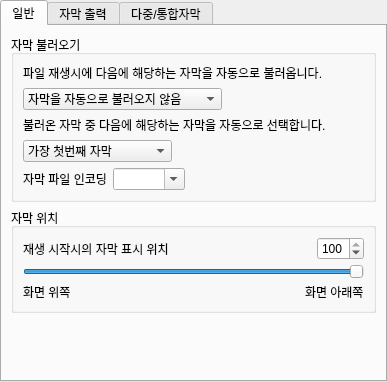
<ui version="4.0" >
 <class>Pref::Ui::SubtitleWidget</class>
 <widget class="QWidget" name="Pref::Ui::SubtitleWidget" >
  <property name="geometry" >
   <rect>
    <x>0</x>
    <y>0</y>
    <width>387</width>
    <height>382</height>
   </rect>
  </property>
  <property name="windowTitle" >
   <string>Form</string>
  </property>
  <layout class="QVBoxLayout" >
   <property name="spacing" >
    <number>0</number>
   </property>
   <property name="margin" >
    <number>0</number>
   </property>
   <item>
    <widget class="QTabWidget" name="tabs" >
     <property name="currentIndex" >
      <number>0</number>
     </property>
     <widget class="QWidget" name="tab" >
      <attribute name="title" >
       <string>일반</string>
      </attribute>
      <layout class="QVBoxLayout" name="verticalLayout_4" >
       <item>
        <widget class="QGroupBox" name="auto_load_group" >
         <property name="title" >
          <string>자막 불러오기</string>
         </property>
         <property name="checkable" >
          <bool>false</bool>
         </property>
         <layout class="QVBoxLayout" name="verticalLayout_3" >
          <item>
           <widget class="QLabel" name="label" >
            <property name="text" >
             <string>파일 재생시에 다음에 해당하는 자막을 자동으로 불러옵니다.</string>
            </property>
           </widget>
          </item>
          <item>
           <layout class="QHBoxLayout" >
            <property name="spacing" >
             <number>0</number>
            </property>
            <item>
             <widget class="QComboBox" name="auto_load_combo" >
              <property name="sizeAdjustPolicy" >
               <enum>QComboBox::AdjustToContents</enum>
              </property>
              <item>
               <property name="text" >
                <string>자막을 자동으로 불러오지 않음</string>
               </property>
              </item>
              <item>
               <property name="text" >
                <string>파일과 같은 이름의 자막</string>
               </property>
              </item>
              <item>
               <property name="text" >
                <string>파일 이름을 포함하는 모든 자막</string>
               </property>
              </item>
              <item>
               <property name="text" >
                <string>파일과 같은 경로에 있는 모든 자막</string>
               </property>
              </item>
             </widget>
            </item>
            <item>
             <spacer>
              <property name="orientation" >
               <enum>Qt::Horizontal</enum>
              </property>
              <property name="sizeHint" stdset="0" >
               <size>
                <width>0</width>
                <height>0</height>
               </size>
              </property>
             </spacer>
            </item>
           </layout>
          </item>
          <item>
           <widget class="QLabel" name="label_2" >
            <property name="text" >
             <string>불러온 자막 중 다음에 해당하는 자막을 자동으로 선택합니다.</string>
            </property>
           </widget>
          </item>
          <item>
           <layout class="QHBoxLayout" >
            <property name="spacing" >
             <number>0</number>
            </property>
            <item>
             <widget class="QComboBox" name="auto_select_combo" >
              <property name="sizeAdjustPolicy" >
               <enum>QComboBox::AdjustToContents</enum>
              </property>
              <item>
               <property name="text" >
                <string>가장 첫번째 자막</string>
               </property>
              </item>
              <item>
               <property name="text" >
                <string>파일과 같은 이름의 자막</string>
               </property>
              </item>
              <item>
               <property name="text" >
                <string>불러온 모든 자막</string>
               </property>
              </item>
              <item>
               <property name="text" >
                <string>모든 다른 언어</string>
               </property>
              </item>
             </widget>
            </item>
            <item>
             <spacer>
              <property name="orientation" >
               <enum>Qt::Horizontal</enum>
              </property>
              <property name="sizeHint" stdset="0" >
               <size>
                <width>0</width>
                <height>0</height>
               </size>
              </property>
             </spacer>
            </item>
           </layout>
          </item>
          <item>
           <layout class="QHBoxLayout" name="horizontalLayout_2" >
            <item>
             <widget class="QLabel" name="label_5" >
              <property name="text" >
               <string>자막 파일 인코딩</string>
              </property>
             </widget>
            </item>
            <item>
             <widget class="EncodingComboBox" name="encoding_combo" >
              <property name="editable" >
               <bool>true</bool>
              </property>
              <property name="sizeAdjustPolicy" >
               <enum>QComboBox::AdjustToContentsOnFirstShow</enum>
              </property>
             </widget>
            </item>
            <item>
             <spacer>
              <property name="orientation" >
               <enum>Qt::Horizontal</enum>
              </property>
              <property name="sizeHint" stdset="0" >
               <size>
                <width>0</width>
                <height>0</height>
               </size>
              </property>
             </spacer>
            </item>
           </layout>
          </item>
         </layout>
        </widget>
       </item>
       <item>
        <widget class="QGroupBox" name="groupBox" >
         <property name="title" >
          <string>자막 위치</string>
         </property>
         <layout class="QVBoxLayout" >
          <property name="spacing" >
           <number>4</number>
          </property>
          <item>
           <layout class="QHBoxLayout" >
            <item>
             <widget class="QLabel" name="label_10" >
              <property name="text" >
               <string>재생 시작시의 자막 표시 위치</string>
              </property>
             </widget>
            </item>
            <item>
             <spacer>
              <property name="orientation" >
               <enum>Qt::Horizontal</enum>
              </property>
              <property name="sizeHint" stdset="0" >
               <size>
                <width>0</width>
                <height>0</height>
               </size>
              </property>
             </spacer>
            </item>
            <item>
             <widget class="QSpinBox" name="init_pos_spin" >
              <property name="maximum" >
               <number>100</number>
              </property>
              <property name="value" >
               <number>100</number>
              </property>
             </widget>
            </item>
           </layout>
          </item>
          <item>
           <widget class="QSlider" name="horizontalSlider" >
            <property name="maximum" >
             <number>100</number>
            </property>
            <property name="value" >
             <number>100</number>
            </property>
            <property name="tracking" >
             <bool>true</bool>
            </property>
            <property name="orientation" >
             <enum>Qt::Horizontal</enum>
            </property>
            <property name="tickPosition" >
             <enum>QSlider::NoTicks</enum>
            </property>
           </widget>
          </item>
          <item>
           <layout class="QHBoxLayout" >
            <item>
             <widget class="QLabel" name="label_13" >
              <property name="text" >
               <string>화면 위쪽</string>
              </property>
             </widget>
            </item>
            <item>
             <spacer>
              <property name="orientation" >
               <enum>Qt::Horizontal</enum>
              </property>
              <property name="sizeHint" stdset="0" >
               <size>
                <width>0</width>
                <height>0</height>
               </size>
              </property>
             </spacer>
            </item>
            <item>
             <widget class="QLabel" name="label_14" >
              <property name="text" >
               <string>화면 아래쪽</string>
              </property>
             </widget>
            </item>
           </layout>
          </item>
         </layout>
        </widget>
       </item>
       <item>
        <spacer name="verticalSpacer_2" >
         <property name="orientation" >
          <enum>Qt::Vertical</enum>
         </property>
         <property name="sizeHint" stdset="0" >
          <size>
           <width>0</width>
           <height>3</height>
          </size>
         </property>
        </spacer>
       </item>
      </layout>
     </widget>
     <widget class="QWidget" name="tab_2" >
      <attribute name="title" >
       <string>자막 출력</string>
      </attribute>
      <layout class="QVBoxLayout" name="verticalLayout_2" >
       <item>
        <widget class="QGroupBox" name="groupBox_2" >
         <property name="title" >
          <string>자막 OSD 설정</string>
         </property>
         <layout class="QVBoxLayout" name="verticalLayout" >
          <item>
           <widget class="Pref::OsdWidget" native="1" name="osd_widget" />
          </item>
          <item>
           <widget class="QLabel" name="label_3" >
            <property name="text" >
             <string>주) 재생엔진의 종류에 따라 일부 옵션은 무시될 수 있습니다.</string>
            </property>
            <property name="wordWrap" >
             <bool>true</bool>
            </property>
           </widget>
          </item>
         </layout>
        </widget>
       </item>
       <item>
        <spacer name="verticalSpacer" >
         <property name="orientation" >
          <enum>Qt::Vertical</enum>
         </property>
         <property name="sizeHint" stdset="0" >
          <size>
           <width>0</width>
           <height>0</height>
          </size>
         </property>
        </spacer>
       </item>
      </layout>
     </widget>
     <widget class="QWidget" name="tab_3" >
      <attribute name="title" >
       <string>다중/통합자막</string>
      </attribute>
      <layout class="QVBoxLayout" >
       <item>
        <widget class="QLabel" name="label_24" >
         <property name="text" >
          <string>통합 자막을 다음 클래스 순서대로 표시합니다. 클래스들은 ,(쉼표)로 구분합니다. 지정되지 않은 클래스는 알파벳 순으로 표시합니다.
입력예: ENCC,EGCC,KRCC,KNCC</string>
         </property>
         <property name="wordWrap" >
          <bool>true</bool>
         </property>
        </widget>
       </item>
       <item>
        <widget class="QLineEdit" name="priority_edit" >
         <property name="text" >
          <string>ENCC,EGCC,KRCC</string>
         </property>
        </widget>
       </item>
       <item>
        <spacer>
         <property name="orientation" >
          <enum>Qt::Vertical</enum>
         </property>
         <property name="sizeHint" stdset="0" >
          <size>
           <width>0</width>
           <height>0</height>
          </size>
         </property>
        </spacer>
       </item>
      </layout>
     </widget>
    </widget>
   </item>
  </layout>
 </widget>
 <customwidgets>
  <customwidget>
   <class>Pref::OsdWidget</class>
   <extends>QWidget</extends>
   <header>pref/osdwidget.h</header>
   <container>1</container>
  </customwidget>
  <customwidget>
   <class>EncodingComboBox</class>
   <extends>QComboBox</extends>
   <header>encodingcombobox.h</header>
  </customwidget>
 </customwidgets>
 <resources/>
 <connections>
  <connection>
   <sender>init_pos_spin</sender>
   <signal>valueChanged(int)</signal>
   <receiver>horizontalSlider</receiver>
   <slot>setValue(int)</slot>
   <hints>
    <hint type="sourcelabel" >
     <x>356</x>
     <y>249</y>
    </hint>
    <hint type="destinationlabel" >
     <x>299</x>
     <y>301</y>
    </hint>
   </hints>
  </connection>
  <connection>
   <sender>horizontalSlider</sender>
   <signal>valueChanged(int)</signal>
   <receiver>init_pos_spin</receiver>
   <slot>setValue(int)</slot>
   <hints>
    <hint type="sourcelabel" >
     <x>273</x>
     <y>294</y>
    </hint>
    <hint type="destinationlabel" >
     <x>343</x>
     <y>232</y>
    </hint>
   </hints>
  </connection>
 </connections>
</ui>
